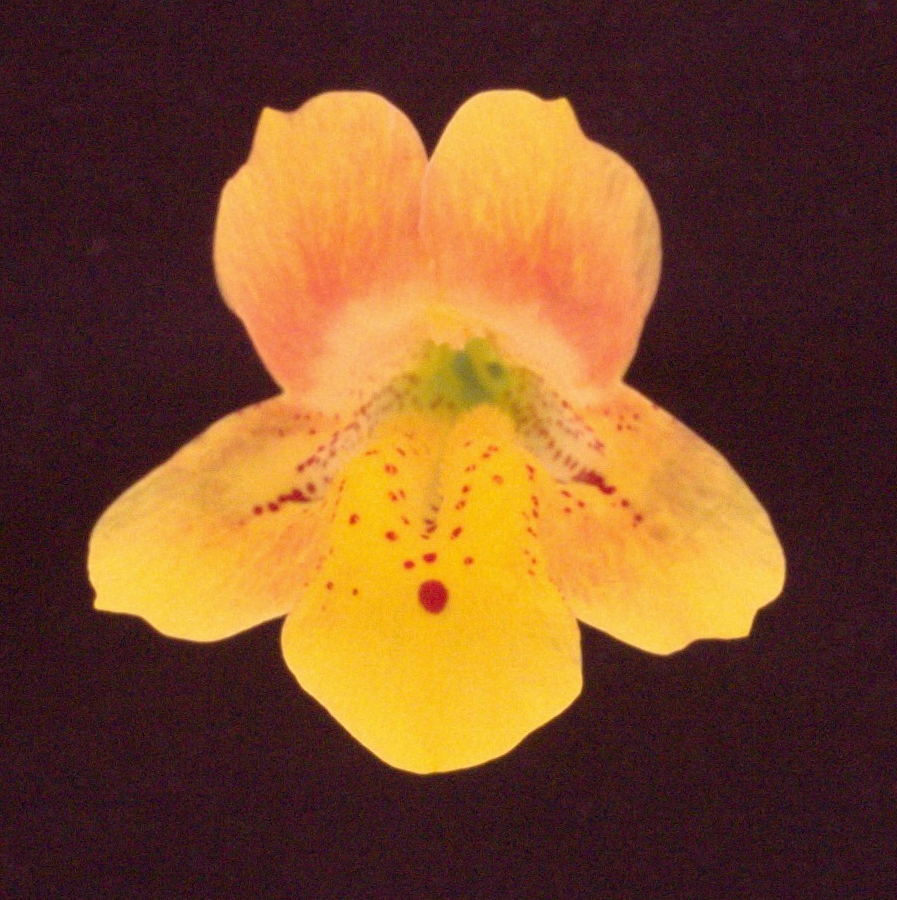
#> input picture Data/Mimulus-77.jpg, 897 x 900 px
$ jupyter execute --allow-errors Exercise5_.ipynb
#> lines starting #> are read from the running program, lines starting #| are printed output that depends on the picture; after the words box and inside, x2 and y2 are one past the last pixel; in counts of white or black regions, pixels touching at a corner belong together
[cell 1]
import os
import pandas as pd
import skimage.io as io
import skimage.data
import numpy as np
import glob

## Exercise 3.1.1    Images

[cell 2]
img = io.imread("Data/Mimulus-77.jpg")
#> img is the input picture: shape (900, 897, 3); mean R, G, B 122.8, 77.1, 42.1

# plot
print(img.shape)
#| (900, 897, 3)
io.imshow(img)

[cell 3]
# save file in bitmap format, see: https://stackoverflow.com/questions/46385999/transform-an-image-to-a-bitmap

from PIL import Image

ary = np.array(img)

# Split the three channels
r,g,b = np.split(ary,3,axis=2)
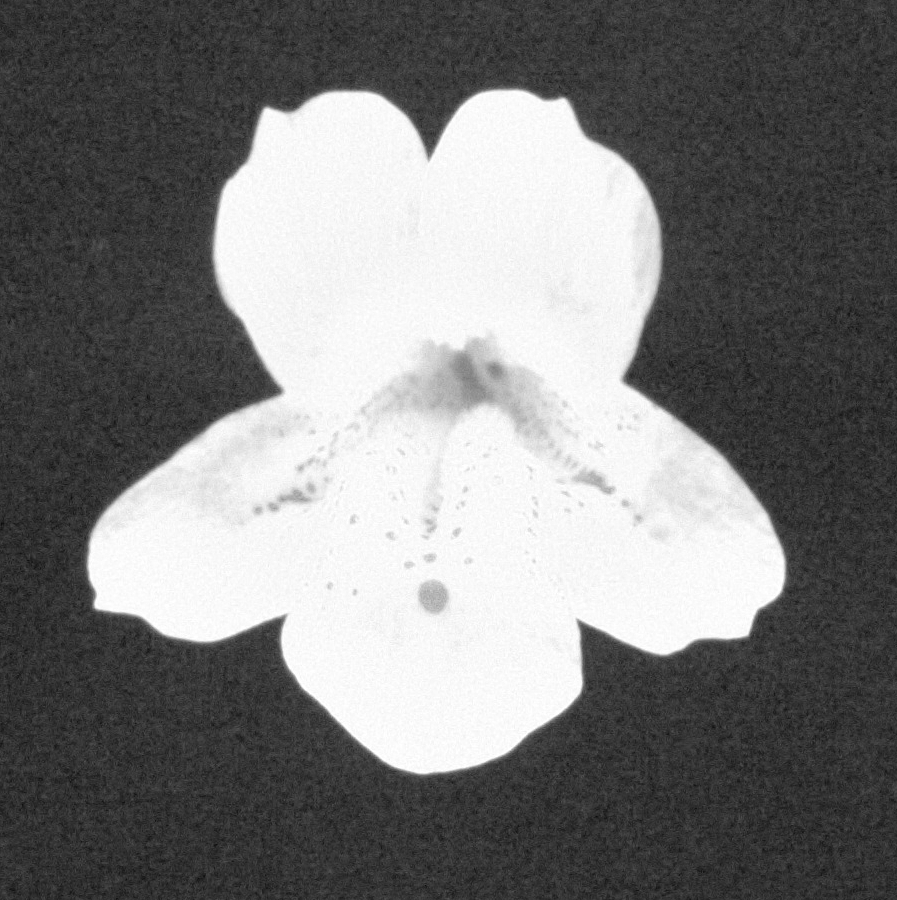
#> r: shape (900, 897, 1); min 12, max 255, mean 122.8
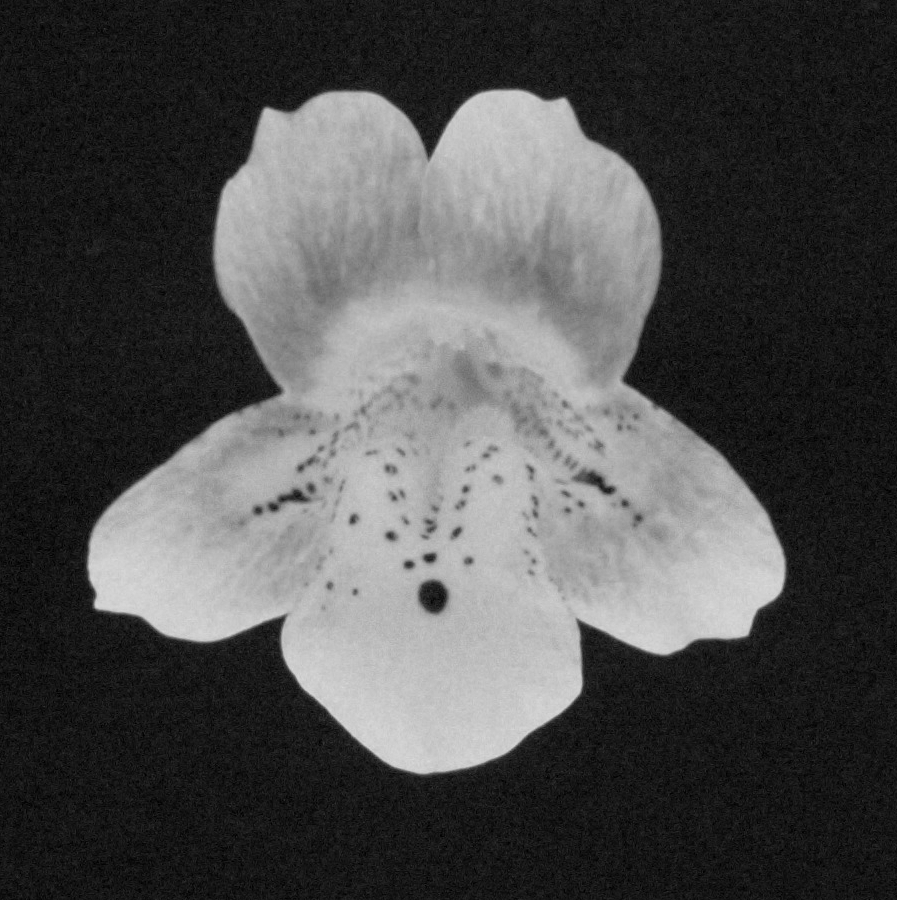
#> g: shape (900, 897, 1); min 0, max 220, mean 77.1
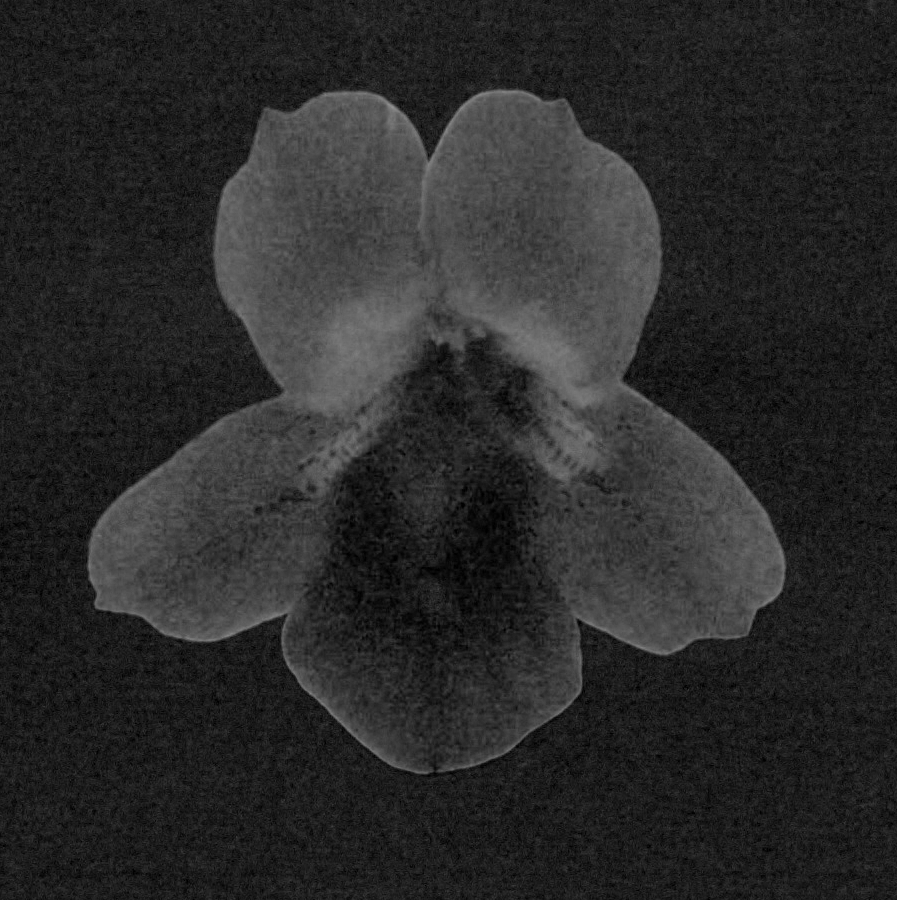
#> b: shape (900, 897, 1); min 0, max 147, mean 42.1
r = r.reshape(-1)
g = r.reshape(-1)
b = r.reshape(-1)

# Standard RGB to grayscale
bitmap = list(map(lambda x: 0.299*x[0]+0.587*x[1]+0.114*x[2],
zip(r,g,b)))
#> bitmap = 807300 items
bitmap = np.array(bitmap).reshape([ary.shape[0], ary.shape[1]])
bitmap = np.dot((bitmap > 128).astype(float),255)
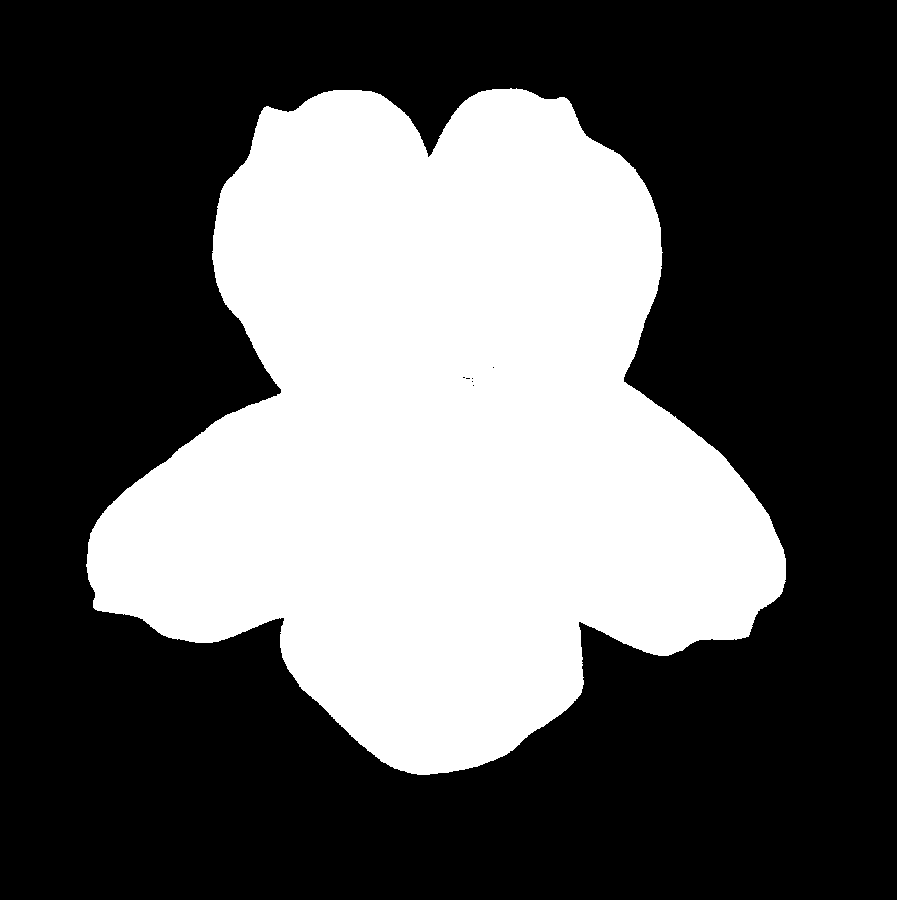
#> bitmap: shape (900, 897) float64; 36.5% white; 1 white region, box (x1, y1, x2, y2) and area: (86, 88, 786, 775) 295015
im = Image.fromarray(bitmap.astype(np.uint8))
im.save('Data/mimulus_bw.bmp')

# --> this is just saving a map of the image not the full image

[cell 4]
io.imsave(fname="Data/mimulus_c.bmp", arr=img)

**Is there a size difference between the initial JPG and the bi tmap file? Why?**
The jpg is 874,2 kB, the bmp is 2,4 MB - so the bitmap is much larger.
*Why?* - jpg is the compressed format, when loading it we decompress it and bmp saves the uncompressed version. However - the datainformation that got lost by compression can not be restored.

**Which one is better in terms of image quality?**
I think the bmp is a bit more sharp. Although I'm wondering where this extra information comes from.

## Visualize a simple image

[cell 5]
img_coins = skimage.data.coins()
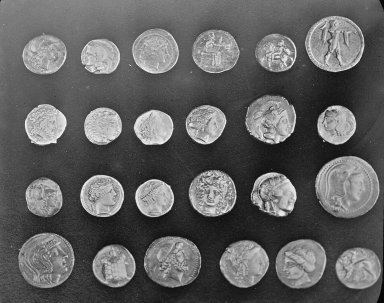
#> input picture skimage.data.coins(), 384 x 303 px
#> img_coins is the input picture: shape (303, 384); min 1, max 252, mean 96.9
print(type(img_coins))
#| <class 'numpy.ndarray'>
print(img_coins.shape)
#| (303, 384)
io.imshow(img_coins)

**How is the image from the previous exercise stored/represented in Python? What’s its data type?**
Both are a numpy.ndarray.

**What are it's dimensions?**
The Mimulus dimensions are: (900, 897, 3)
The coins dimensions are: (303, 384)

So the Mimulus has the 3ed dimension which indicates that it is in color.

### More image loading and saving exercise

#> (a cell that did not finish here is left out)

# Processing multiple images

[cell 7]
# we're using Capsella leave data for this
# get all filenames
capsella_files = glob.glob("Data/Capsella-leaves/*.jpg")
#> capsella_files = []
# save all as bitmap
for file in capsella_files:
    filename = os.path.basename(file).split(".")[0] + ".bmp"
    save_file = os.path.join("Data/Capsella-leaves", filename)
    io.imsave(fname=save_file, arr=img)
#> this loop made 0 passes
